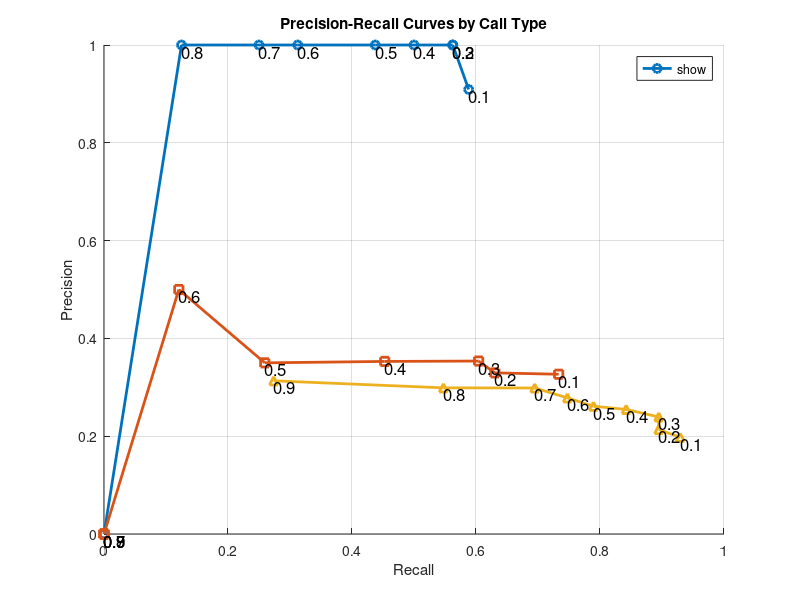

Source code (MATLAB):
% CMS 6/18/26

clear all

% claude code
% Plots precision-recall curves for each whale call type from model test evaluation
% Inputs:  none - data hardcoded from eval txt file
% Outputs: figure displaying precision-recall curves for all three call types

% ---- hardcoded data from eval txt file ----

% score thresholds evaluated during testing
scoreThresholds = [0.1, 0.2, 0.3, 0.4, 0.5, 0.6, 0.7, 0.8, 0.9];

% precision values at each threshold for each call type
pulsePrecision     = [0.9091, 1.0000, 1.0000, 1.0000, 1.0000, 1.0000, 1.0000, 1.0000, 0.0000];
hz40Precision      = [0.3267, 0.3295, 0.3537, 0.3529, 0.3500, 0.5000, 0.0000, 0.0000, 0.0000];
downsweepPrecision = [0.1978, 0.2136, 0.2394, 0.2548, 0.2613, 0.2784, 0.2986, 0.2989, 0.3133];

% recall values at each threshold for each call type
pulseRecall     = [0.5882, 0.5625, 0.5625, 0.5000, 0.4375, 0.3125, 0.2500, 0.1250, 0.0000];
hz40Recall      = [0.7333, 0.6304, 0.6042, 0.4528, 0.2593, 0.1207, 0.0000, 0.0000, 0.0000];
downsweepRecall = [0.9293, 0.8947, 0.8947, 0.8421, 0.7895, 0.7474, 0.6947, 0.5474, 0.2737];

% ---- plotting ----

figure;  
hold on; 

% plot precision-recall curve for Pulse_train with circle markers
plot(pulseRecall, pulsePrecision, '-o', 'DisplayName', 'Pulse\_train', 'LineWidth', 2);

% plot precision-recall curve for 40Hz with square markers
plot(hz40Recall, hz40Precision, '-s', 'DisplayName', '40Hz', 'LineWidth', 2);

% plot precision-recall curve for Downsweep with triangle markers
plot(downsweepRecall, downsweepPrecision, '-^', 'DisplayName', 'Downsweep', 'LineWidth', 2);

% label each point with its score threshold value
for i = 1:length(scoreThresholds)                                                    % loop over each threshold
    text(pulseRecall(i),     pulsePrecision(i),     num2str(scoreThresholds(i)), 'FontSize', 12, 'HorizontalAlignment','left', 'VerticalAlignment','top'); % label Pulse_train point
    text(hz40Recall(i),      hz40Precision(i),      num2str(scoreThresholds(i)), 'FontSize', 12, 'HorizontalAlignment','left', 'VerticalAlignment','top'); % label 40Hz point
    text(downsweepRecall(i), downsweepPrecision(i), num2str(scoreThresholds(i)), 'FontSize', 12, 'HorizontalAlignment','left', 'VerticalAlignment','top'); % label Downsweep point
end

xlabel('Recall');    % x-axis label
ylabel('Precision'); % y-axis label
title('Precision-Recall Curves by Call Type'); % figure title
legend('show', 'Location', 'best');            % display legend with call type names
xlim([0 1]); % set x-axis range from 0 to 1
ylim([0 1]); % set y-axis range from 0 to 1
grid on;     % add gridlines for readability
hold off;    % release hold on axes
